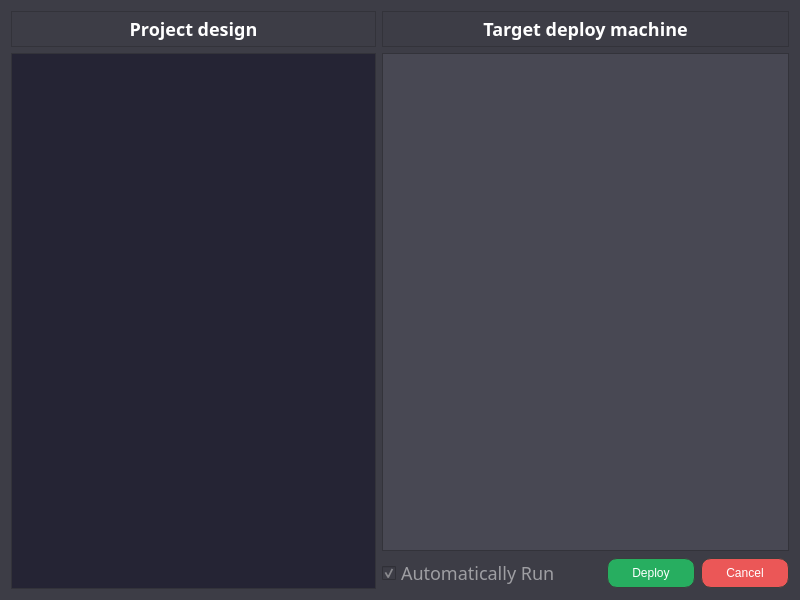
<?xml version="1.0" encoding="UTF-8"?>
<ui version="4.0">
 <class>DeployWidget</class>
 <widget class="QDialog" name="DeployWidget">
  <property name="geometry">
   <rect>
    <x>0</x>
    <y>0</y>
    <width>800</width>
    <height>600</height>
   </rect>
  </property>
  <property name="minimumSize">
   <size>
    <width>800</width>
    <height>600</height>
   </size>
  </property>
  <property name="maximumSize">
   <size>
    <width>800</width>
    <height>600</height>
   </size>
  </property>
  <property name="windowTitle">
   <string>Deployment Process</string>
  </property>
  <property name="styleSheet">
   <string notr="true">background: #3D3D46;
</string>
  </property>
  <layout class="QGridLayout" name="gridLayout">
   <item row="0" column="0">
    <layout class="QVBoxLayout" name="verticalLayout_2">
     <item>
      <widget class="QLabel" name="labelProjectDesing">
       <property name="minimumSize">
        <size>
         <width>0</width>
         <height>36</height>
        </size>
       </property>
       <property name="styleSheet">
        <string notr="true">font-family: Source Sans Pro;
font-style: normal;
font-weight: bold;
font-size: 18px;
line-height: 23px;
color: #FFFFFF;
border: 1px solid #33333A;</string>
       </property>
       <property name="text">
        <string>Project design</string>
       </property>
       <property name="alignment">
        <set>Qt::AlignCenter</set>
       </property>
      </widget>
     </item>
     <item>
      <widget class="QTreeView" name="treeViewProjectDesing">
       <property name="minimumSize">
        <size>
         <width>0</width>
         <height>0</height>
        </size>
       </property>
       <property name="maximumSize">
        <size>
         <width>16777215</width>
         <height>16777215</height>
        </size>
       </property>
       <property name="styleSheet">
        <string notr="true">QTreeView{
width: 264px;
height: 608px;
background: #252434;
border: 1px solid #33333A;
color: rgba(255, 255, 255, 0.85);
}
QTreeView::indicator:unchecked{
image: url:(:/checkbox/resources/checkbox/checkbox_unchecked.png);
 }

QTreeView::indicator:checked{
image: url(:/checkbox/resources/checkbox/checkbox_checked.png);
 }

QTreeView::indicator{
image: url(:/checkbox/resources/checkbox/checkbox_partiallyChecked.png);
 }
</string>
       </property>
      </widget>
     </item>
    </layout>
   </item>
   <item row="0" column="1">
    <layout class="QVBoxLayout" name="verticalLayout_3">
     <item>
      <layout class="QVBoxLayout" name="verticalLayout">
       <item>
        <widget class="QLabel" name="labelTargetDeployMachine">
         <property name="minimumSize">
          <size>
           <width>0</width>
           <height>36</height>
          </size>
         </property>
         <property name="styleSheet">
          <string notr="true">font-family: Source Sans Pro;
font-style: normal;
font-weight: bold;
font-size: 18px;
line-height: 23px;
color: #FFFFFF;
border: 1px solid #33333A;</string>
         </property>
         <property name="text">
          <string>Target deploy machine</string>
         </property>
         <property name="alignment">
          <set>Qt::AlignCenter</set>
         </property>
        </widget>
       </item>
       <item>
        <widget class="QTableView" name="tableViewTargetDeployMachine">
         <property name="styleSheet">
          <string notr="true">background: #484853;
border: 1px solid #33333A;
color: rgb(255, 255, 255);</string>
         </property>
        </widget>
       </item>
      </layout>
     </item>
     <item>
      <layout class="QHBoxLayout" name="horizontalLayout_2">
       <item>
        <widget class="QCheckBox" name="autoRunCheckBox">
         <property name="enabled">
          <bool>false</bool>
         </property>
         <property name="styleSheet">
          <string notr="true">font-family: Source Sans Pro;
font-size: 18px;
line-height: 23px;


color: rgba(255, 255, 255, 0.5);</string>
         </property>
         <property name="text">
          <string>Automatically Run</string>
         </property>
         <property name="checked">
          <bool>true</bool>
         </property>
        </widget>
       </item>
       <item>
        <spacer name="horizontalSpacer">
         <property name="orientation">
          <enum>Qt::Horizontal</enum>
         </property>
         <property name="sizeHint" stdset="0">
          <size>
           <width>40</width>
           <height>20</height>
          </size>
         </property>
        </spacer>
       </item>
       <item>
        <widget class="QPushButton" name="deployBtn">
         <property name="minimumSize">
          <size>
           <width>88</width>
           <height>30</height>
          </size>
         </property>
         <property name="styleSheet">
          <string notr="true">QPushButton {
font: 12pt &quot;Source Sans Pro&quot;;
color: #FFFFFF;

background: #27AE60;
border: 1px solid #3B3E3D;
border-radius: 10px;
}

:hover{
background: #46CE7F;
border: 1px solid #3B3E3D;
border-radius: 10px;
}</string>
         </property>
         <property name="text">
          <string>Deploy</string>
         </property>
        </widget>
       </item>
       <item>
        <widget class="QPushButton" name="cancelBtn">
         <property name="minimumSize">
          <size>
           <width>88</width>
           <height>30</height>
          </size>
         </property>
         <property name="styleSheet">
          <string notr="true">QPushButton{
font: 12pt &quot;Source Sans Pro&quot;;
color: #FFFFFF;

background: #EB5757;
border: 1px solid #3B3E3D;
border-radius: 10px;
}

:hover{
background: #F87E7E;
border: 1px solid #3B3E3D;
border-radius: 10px;
}</string>
         </property>
         <property name="text">
          <string>Cancel</string>
         </property>
        </widget>
       </item>
      </layout>
     </item>
    </layout>
   </item>
  </layout>
 </widget>
 <layoutdefault spacing="6" margin="11"/>
 <resources/>
 <connections/>
</ui>
